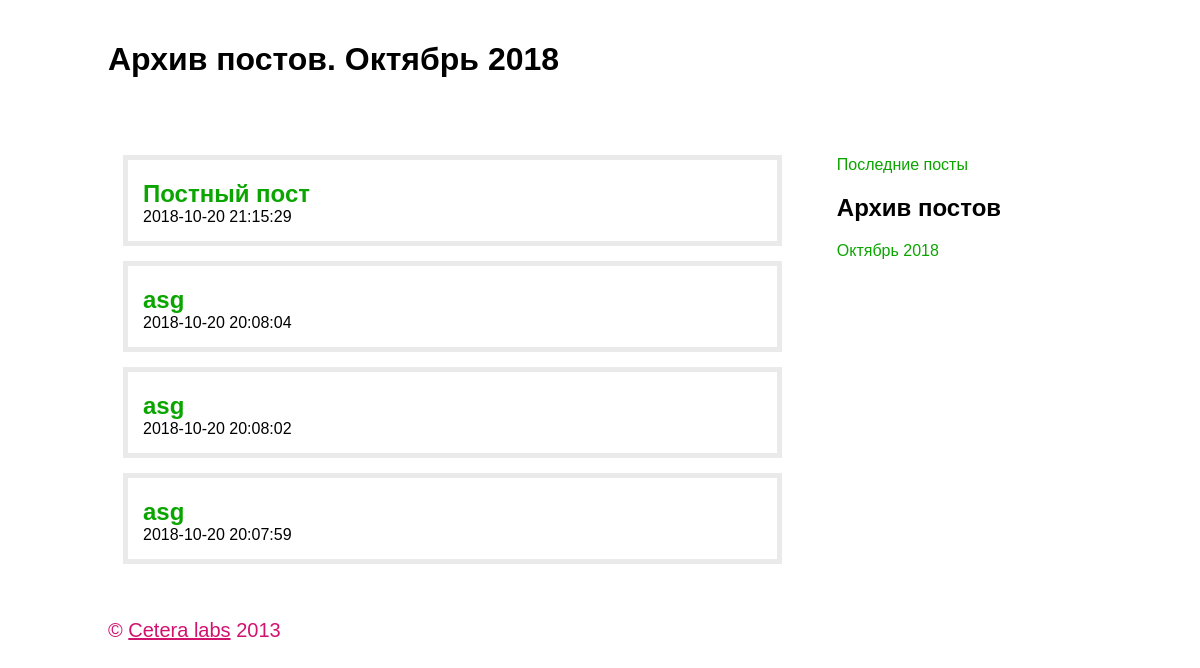
Screenshot of /archive.php?year=2018&month=10 with the database file from the repository.
### tables this page shows
CREATE TABLE IF NOT EXISTS `post` (
  `id` int(11) NOT NULL AUTO_INCREMENT,
  `date` datetime NOT NULL,
  `name` varchar(255) NOT NULL,
  `message` varchar(255) NOT NULL,
  PRIMARY KEY (`id`),
  UNIQUE KEY `id` (`id`)
);

### Post.php (called while the page is built, shortened)
<?php
class Post extends DB
{
  public function __construct($id = 0)
  {
    $this->id = (int)$id;
    if($this->id > 0)
    {
      $this->params = $this->select('select * from post where id=' . $this->id);
      if(is_array($this->params))
        $this->params = $this->params[0];
    }
  }
  public function GetList($select = '*', $where = '', $order = '', $limit = 0, $offset = 0)
  {
    $return = array();
    $res = $this->select('select ' .
      $select . ' from post ' .
      ($where ? ' WHERE ' . $where : '') .
      ($order ? ' ORDER BY ' . $order : '') . ' ' .
      ($limit ? ' LIMIT ' . ($offset ? $offset . ', ' . $limit : $limit) : '')
    );
    foreach($res as $item)
    {
      $return[] = new self($item['id']);
    }
    return $return;
  }
  public function getArchive()
  {
    $monthNames = array(1 => 'Январь', 2 => 'Февраль', 3 => 'Март', 4 => 'Апрель', 5 => 'Май', 6 => 'Июнь', 7 => 'Июль', 8 => 'Август', 9 => 'Сентябрь', 10 => 'Октябрь', 11 => 'Ноябрь', 12 => 'Декабрь');
    $archiveList = $this->select('SELECT DATE_FORMAT(date, "%Y") year, DATE_FORMAT(date, "%c") month from post group by year, month ORDER BY year desc, month desc');
    if(!empty($archiveList))
    {
      foreach($archiveList as $k => $item)
      {
        $archiveList[$k]['month_name'] = $monthNames[$item['month']];
      }
    }
    return $archiveList;
  }
}

### DB.php (called while the page is built, shortened)
<?php
class DB
{
    private $mysqli;
    function connect()
    {
        global $config;
        $this->mysqli = @new mysqli($config['db']['host'], $config['db']['user'], $config['db']['pass'], $config['db']['db']);
        return true;
    }
    function q($query)
    {
        return $this->mysqli->query($query);
    }
    function select($query)
    {
        $res = $this->q($query);
        return $result = $res->fetch_all(MYSQLI_ASSOC);
    }
}
?>

### archive.php (the view, shortened to what this page needs)
<?php
require('./DB.php');
require('./Post.php');
$monthNames = array(1 => 'Январь', 2 => 'Февраль', 3 => 'Март', 4 => 'Апрель', 5 => 'Май', 6 => 'Июнь', 7 => 'Июль', 8 => 'Август', 9 => 'Сентябрь', 10 => 'Октябрь', 11 => 'Ноябрь', 12 => 'Декабрь');
$year = $_GET['year'];
$month = $_GET['month'];
$page = ($_GET['page'] - 1) * $GLOBALS['config']['post']['per_page'];
$post = new Post;
$posts = $post->GetList('*', 'DATE_FORMAT(date, "%Y") = '.$year.' AND DATE_FORMAT(date, "%c") = ' . $month, 'id DESC', $GLOBALS['config']['post']['per_page'], $page);
$postArchive = $post->getArchive();
?>
<!doctype html>
<html lang="ru-RU">
<head>
  <link rel="stylesheet" href="/includes/style.css" />
</head>
<body>
<header>
  <h1>Архив постов. <?=$monthNames[$month];?> <?=$year;?></h1>
</header>
<section>
  <article>
    <?php
    foreach($posts as $post){?>
      <div>
        <h2>
          <a href="detail.php?id=<?= $post->params['id']; ?>">
          <?= $post->params['name']; ?>
          </a>
        </h2>
        <time><?= $post->params['date']; ?></time>
      </div>
    <?}?>
  </article>
  <aside>
    <nav>
      <ul>
        <li><a href="/">Последние посты</a></li>
      </ul>
      <?php
      if(!empty($postArchive))
      {
        ?>
        <h2>Архив постов</h2>
        <ul>
          <?php
          foreach($postArchive as $archiveItem){?>
            <li>
              <a href="archive.php?year=<?= $archiveItem['year']; ?>&month=<?= $archiveItem['month']; ?>">
                <?= $archiveItem['month_name']; ?>
                <?= $archiveItem['year']; ?>
              </a>
            </li>
            <?}?>
        </ul>
      <?}?>
    </nav>
  </aside>
</section>
<footer>&copy; <a href="http://cetera.ru">Cetera labs</a> 2013</footer>
</body>
</html>

### includes/style.css (style rules this page uses)
* { -webkit-box-sizing: border-box;-moz-box-sizing: border-box;box-sizing: border-box; }
body { margin: 0;padding: 0;font-family: Arial, Helvetica, Verdana, Tahoma, Sans-Serif, serif;background: #fff; }
a { color: #0ba500;text-decoration: none; }
header, section, footer { max-width: 1024px;margin: auto;padding: 20px; }
section:after { content: "";display: table;clear: both; }
article { width: 70%;float: left; }
article div { border: 5px solid #eaeaea;margin: 15px;padding: 0 15px 15px; }
aside { width: 30%;float: right; }
footer { font-size: 20px;color: #d1126e; }
footer a { color: #d1126e;text-decoration: underline; }
aside nav ul { list-style: none; }
aside nav ul li { margin-bottom: 10px; }
article div h2 { margin-bottom: 0; }
aside h2 { padding-left: 40px; }

### rows the page displays
post: name "Постный пост", date "2018-10-20 21:15:29"
post: name "asg", date "2018-10-20 20:08:04"
post: name "asg", date "2018-10-20 20:08:02"
post: name "asg", date "2018-10-20 20:07:59"

### other values shown
$monthNames[$month] "Октябрь"
$year "2018"
$archiveItem['month_name'] "Октябрь"
$archiveItem['year'] "2018"
